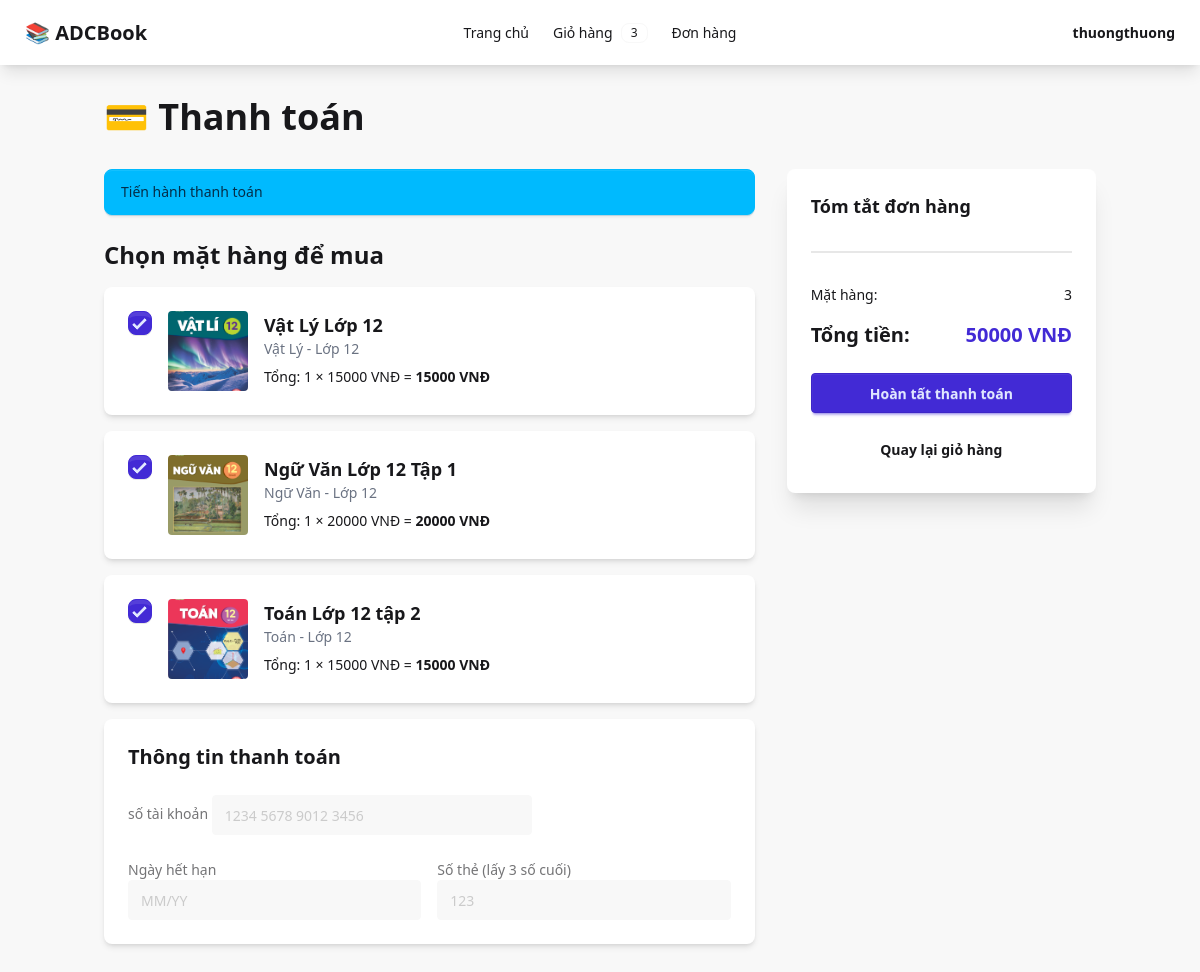
/checkout/ (signed in), run on the app's committed database.
### cart/models.py (models this page shows, shortened)
class CartItem(models.Model):
    cart = models.ForeignKey(Cart, on_delete=models.CASCADE, related_name='items')
    book = models.ForeignKey(Book, on_delete=models.CASCADE)
    quantity = models.IntegerField(default=1, validators=[MinValueValidator(1)])
    created_at = models.DateTimeField(auto_now_add=True)
    updated_at = models.DateTimeField(auto_now=True)
    class Meta:
        unique_together = ('cart', 'book')
    def subtotal(self):
        return self.book.price * self.quantity

class Cart(models.Model):
    user = models.OneToOneField(User, on_delete=models.CASCADE, related_name='cart')
    created_at = models.DateTimeField(auto_now_add=True)
    updated_at = models.DateTimeField(auto_now=True)
    def total_price(self):
        return sum(item.subtotal() for item in self.items.all())

### books/models.py (models this page shows, shortened)
class Book(models.Model):
    name = models.CharField(max_length=200)
    price = models.DecimalField(max_digits=10, decimal_places=0, validators=[MinValueValidator(0)])
    image = models.ImageField(upload_to='books/', blank=True, null=True)
    grade = models.ForeignKey(Grade, on_delete=models.CASCADE, related_name='books')
    subject = models.ForeignKey(Subject, on_delete=models.CASCADE, related_name='books')
    description = models.TextField(blank=True)
    created_at = models.DateTimeField(auto_now_add=True)
    updated_at = models.DateTimeField(auto_now=True)
    class Meta:
        ordering = ['-created_at']

class Subject(models.Model):
    name = models.CharField(max_length=100, unique=True)
    class Meta:
        ordering = ['name']

class Grade(models.Model):
    name = models.CharField(max_length=50, unique=True)
    order = models.IntegerField(default=0)
    class Meta:
        ordering = ['order', 'name']

### orders/views.py (the view)
# urls.py: path('checkout/', order_views.checkout, name='checkout'),
@login_required
def checkout(request):
    try:
        cart = request.user.cart
        items = cart.items.all()
        if not items:
            messages.error(request, 'Giỏ hàng của bạn trống!')
            return redirect('cart')
        context = {
            'cart': cart,
            'items': items,
        }
        return render(request, 'orders/checkout.html', context)
    except Cart.DoesNotExist:
        messages.error(request, 'Giỏ hàng của bạn trống!')
        return redirect('cart')

### cart/context_processors.py (called while the page is built)
def cart_count(request):
    if request.user.is_authenticated:
        try:
            cart = request.user.cart
            count = sum(item.quantity for item in cart.items.all())
            return {'cart_count': count}
        except:
            return {'cart_count': 0}
    return {'cart_count': 0}

### orders/templates/orders/checkout.html (shortened to what this page needs)
{% extends 'base.html' %}
{% block content %}
<h1 class="text-4xl font-bold mb-8">💳 Thanh toán</h1>
<form method="post" action="{% url 'process_payment' %}">
    <div class="grid grid-cols-1 lg:grid-cols-3 gap-8">
        <div class="lg:col-span-2">
            <div class="alert alert-info mb-6">
                <span>Tiến hành thanh toán </span>
            </div>
            <h2 class="text-2xl font-bold mb-4">Chọn mặt hàng để mua</h2>
            {% for item in items %}
            <div class="card bg-base-100 shadow-md mb-4">
                <div class="card-body">
                    <label class="flex gap-4 cursor-pointer">
                        <input type="checkbox" name="selected_items" value="{{ item.id }}" class="checkbox checkbox-primary" checked>
                        <div class="flex gap-4 flex-1">
                            {% if item.book.image %}
                            <img src="{{ item.book.image.url }}" alt="{{ item.book.name }}" class="w-20 h-20 object-cover rounded">
                            {% else %}
                            <div class="w-20 h-20 bg-base-200 flex items-center justify-center rounded">
                                <span class="text-2xl">📖</span>
                            </div>
                            {% endif %}
                            <div class="flex-1">
                                <h3 class="text-lg font-bold">{{ item.book.name }}</h3>
                                <p class="text-sm text-gray-500">{{ item.book.subject.name }} - {{ item.book.grade.name }}</p>
                                <p class="text-sm mt-2">Tổng: {{ item.quantity }} × {{ item.book.price }} VNĐ = <span class="font-bold">{{ item.subtotal }} VNĐ</span></p>
                            </div>
                        </div>
                    </label>
                </div>
            </div>
            {% endfor %}
            <div class="card bg-base-100 shadow-md">
                <div class="card-body">
                    <h2 class="text-xl font-bold mb-4">Thông tin thanh toán</h2>
                    <div class="form-control mb-4">
                        <label class="label">
                            <span class="label-text">số tài khoản </span>
                        </label>
                        <input type="text" placeholder="1234 5678 9012 3456" class="input input-bordered" disabled>
                    </div>
                    <div class="grid grid-cols-2 gap-4">
                        <div class="form-control">
                            <label class="label">
                                <span class="label-text">Ngày hết hạn</span>
                            </label>
                            <input type="text" placeholder="MM/YY" class="input input-bordered" disabled>
                        </div>
                        <div class="form-control">
                            <label class="label">
                                <span class="label-text">Số thẻ (lấy 3 số cuối)</span>
                            </label>
                            <input type="text" placeholder="123" class="input input-bordered" disabled>
                        </div>
                    </div>
                </div>
            </div>
        </div>
        <div>
            <div class="card bg-base-100 shadow-xl sticky top-4">
                <div class="card-body">
                    <h2 class="card-title">Tóm tắt đơn hàng</h2>
                    <div class="divider"></div>
                    <div class="flex justify-between mb-2">
                        <span>Mặt hàng:</span>
                        <span>{{ items.count }}</span>
                    </div>
                    <div class="flex justify-between text-xl font-bold">
                        <span>Tổng tiền:</span>
                        <span class="text-primary">{{ cart.total_price }} VNĐ</span>
                    </div>
                    <div class="card-actions justify-end mt-4">
                        <button type="submit" class="btn btn-primary w-full">Hoàn tất thanh toán</button>
                    </div>
                    <a href="{% url 'cart' %}" class="btn btn-ghost w-full mt-2">Quay lại giỏ hàng</a>
                </div>
            </div>
        </div>
    </div>
</form>
{% endblock %}

### theme/templates/base.html (shortened to what this page needs)
    {% load static tailwind_tags %}
    {% load django_htmx %}
    <!DOCTYPE html>
    <html lang="en">
    <head>
        <meta http-equiv="X-UA-Compatible" content="ie=edge"> {% htmx_script %} {% tailwind_css %}
    </head>
    <body class="bg-base-200" hx-headers='{"x-csrftoken": "{{ csrf_token }}"}' hx-boost="true">
        <div class="navbar bg-base-100 shadow-lg">
            <div class="navbar-start">
                <a href="{% url 'home' %}" class="btn btn-ghost text-xl">📚 ADCBook</a>
            </div>
            <div class="navbar-center hidden lg:flex">
                <ul class="menu menu-horizontal px-1">
                    <li><a href="{% url 'home' %}">Trang chủ</a></li>
                    {% if user.is_authenticated %}
                    <li><a href="{% url 'cart' %}">Giỏ hàng {% if cart_count %}<span class="badge badge-sm">{{ cart_count }}</span>{% endif %}</a></li>
                    <li><a href="{% url 'order_history' %}">Đơn hàng</a></li>
                    {% endif %}
                </ul>
            </div>
            <div class="navbar-end">
                {% if user.is_authenticated %}
                <div class="dropdown dropdown-end">
                    <label tabindex="0" class="btn btn-ghost">{{ user.username }}</label>
                </div>
                {% else %}
                <a href="{% url 'login' %}" class="btn btn-ghost">Đăng nhập</a>
                <a href="{% url 'register' %}" class="btn btn-primary">Đăng kí</a> {% endif %}
            </div>
        </div>
        <div class="container mx-auto px-4 py-8">
            {% block content %} {% endblock %}
        </div>
    </body>
    </html>

### data on the page
CartItem: book.image (picture), book.name "Vật Lý Lớp 12", book.subject.name "Vật Lý", book.grade.name "Lớp 12", quantity "1", book.price "15000", subtotal "15000"
CartItem: book.image (picture), book.name "Ngữ Văn Lớp 12 Tập 1", book.subject.name "Ngữ Văn", book.grade.name "Lớp 12", quantity "1", book.price "20000", subtotal "20000"
CartItem: book.image (picture), book.name "Toán Lớp 12 tập 2", book.subject.name "Toán", book.grade.name "Lớp 12", quantity "1", book.price "15000", subtotal "15000"
Cart: total_price "50000"

### other printed values
{{ cart_count }} "3"
{{ user.username }} "thuongthuong"
{{ items.count }} "3"
